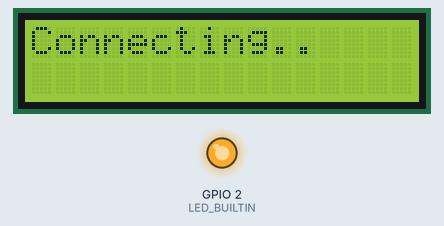
A sketch run on a simulated ESP8266 (NodeMCU). Parts: 16×2 character LCD, output pins drawn as LEDs (lit = HIGH, except the on-board LED, lit = LOW). WiFi joins after 1.5 s; servers stay silent unless stated.

Above: at 1.1 s.
At 1.6 s:
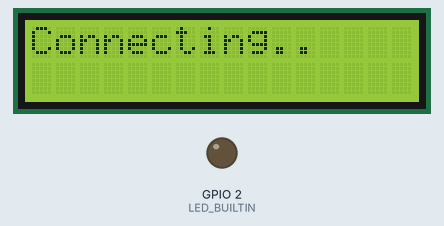
At 3.2 s:
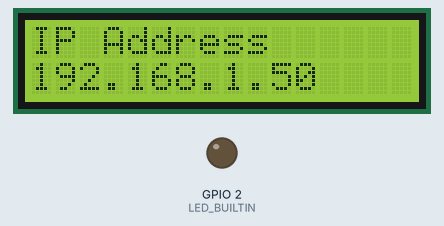
Timing chart, 0 to 9.6 s (numbered marks = the images above):
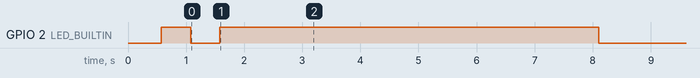

The sketch:

WiFiConnectTime.ino
```cpp
#include <Arduino.h>
#include <ArduinoJson.h>
#include <ESP8266WiFi.h>
#include <ESP8266WiFiMulti.h>
#include <ESP8266HTTPClient.h>
#include <LiquidCrystal_I2C.h>
#include <Wire.h>

#define WIFI_SSID "lol"
#define WIFI_PASSWORD "021732273"
LiquidCrystal_I2C lcd(0x3F, 16, 2);

void setup() {
    lcd.begin();
    lcd.backlight();
    pinMode(LED_BUILTIN, OUTPUT);
    WiFi.begin(WIFI_SSID, WIFI_PASSWORD);
    lcd.print("Connecting");
    while (WiFi.status() != WL_CONNECTED) {
        lcd.print(".");
        digitalWrite(LED_BUILTIN, LOW);
        delay(500);
        digitalWrite(LED_BUILTIN, HIGH);
        delay(500);
    }
    delay(1000);
    lcd.clear();
    lcd.setCursor(0, 0);
    lcd.print("IP Address");
    lcd.setCursor(0, 1);
    lcd.print(WiFi.localIP());
    delay(5000);
    lcd.clear();
    digitalWrite(LED_BUILTIN, LOW);
}
void loop() {
    DynamicJsonBuffer jsonBuffer;
    HTTPClient http;
    // http.begin("http://www.venusz.tk/");
    http.begin("http://192.168.1.37/time.php");
    int httpCode = http.GET();
        if(httpCode > 0) {
            if(httpCode == HTTP_CODE_OK) {
                JsonObject& root = jsonBuffer.parseObject(http.getString());
                String H = root[String("DayOfWeek")];
                String m = root[String("Hour")];
                String s = root[String("Minute")];
                lcd.setCursor(0, 0);
                lcd.print(H + ":" + m + ":" + s);
            }
        }
    http.end();
    delay(500);
}
```

Measured:
- what the display in image 0 shows lasts 2.0 s, from 1.1 s to 3.1 s
